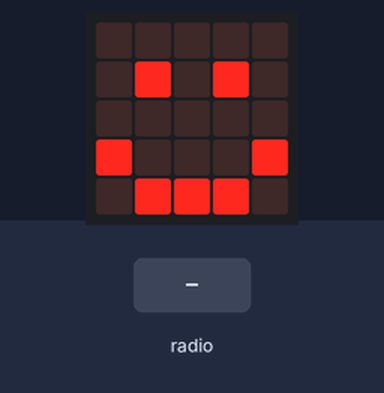
Bench run of a program on a simulated BBC micro:bit (MakeCode). On the bench: the board's 5×5 LED display. The test bench sets the inputs (shaded band).

Above: at 1.8 s.
1.9 s: radio message "1" arrives
At 2.5 s:
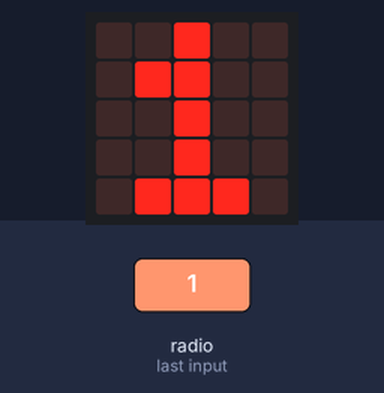
Timing chart, 0 to 4.9 s (numbered marks = the images above; inputs shaded):
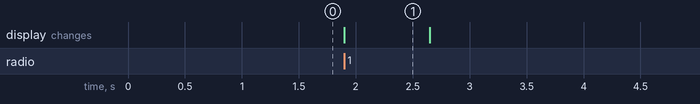

The program:

main.ts
```typescript
// (licence header left out)
// setup
radio.setGroup(16)
basic.clearScreen()
basic.showIcon(IconNames.Happy)


// receiver code
radio.onReceivedString(function (receivedString) {
    basic.clearScreen()
    basic.showString(receivedString)
    basic.showIcon(IconNames.Happy)
})
```

Measured:
- after the input at 1.9 s, the display: changes at once (image 1)
- what the display in image 1 shows lasts 0.8 s, from 1.9 s to 2.7 s
